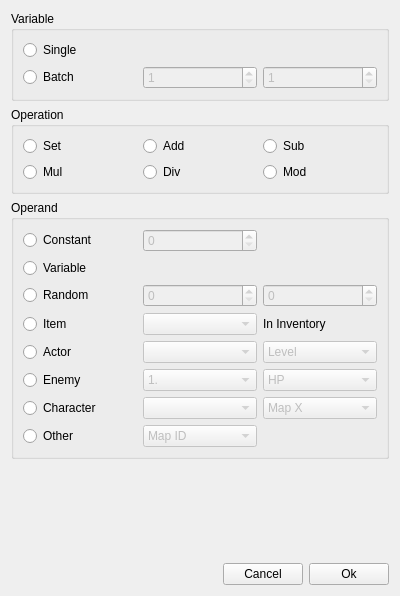
<?xml version="1.0" encoding="UTF-8"?>
<ui version="4.0">
 <class>ControlVariablesDialog</class>
 <widget class="QWidget" name="ControlVariablesDialog">
  <property name="windowModality">
   <enum>Qt::ApplicationModal</enum>
  </property>
  <property name="geometry">
   <rect>
    <x>0</x>
    <y>0</y>
    <width>400</width>
    <height>596</height>
   </rect>
  </property>
  <property name="windowTitle">
   <string>Control Variables</string>
  </property>
  <layout class="QGridLayout" name="gridLayout_4">
   <item row="2" column="0">
    <widget class="QGroupBox" name="groupBox_3">
     <property name="title">
      <string>Operand</string>
     </property>
     <layout class="QGridLayout" name="gridLayout_3">
      <item row="0" column="1">
       <widget class="QSpinBox" name="spin_constant">
        <property name="enabled">
         <bool>false</bool>
        </property>
       </widget>
      </item>
      <item row="3" column="0">
       <widget class="QRadioButton" name="radio_random">
        <property name="text">
         <string>Random</string>
        </property>
       </widget>
      </item>
      <item row="4" column="0">
       <widget class="QRadioButton" name="radio_item">
        <property name="text">
         <string>Item</string>
        </property>
       </widget>
      </item>
      <item row="6" column="0">
       <widget class="QRadioButton" name="radio_enemy">
        <property name="text">
         <string>Enemy</string>
        </property>
       </widget>
      </item>
      <item row="0" column="0">
       <widget class="QRadioButton" name="radio_constant">
        <property name="text">
         <string>Constant</string>
        </property>
       </widget>
      </item>
      <item row="7" column="0">
       <widget class="QRadioButton" name="radio_character">
        <property name="text">
         <string>Character</string>
        </property>
       </widget>
      </item>
      <item row="1" column="0">
       <widget class="QRadioButton" name="radio_variable">
        <property name="text">
         <string>Variable</string>
        </property>
       </widget>
      </item>
      <item row="5" column="0">
       <widget class="QRadioButton" name="radio_actor">
        <property name="text">
         <string>Actor</string>
        </property>
       </widget>
      </item>
      <item row="8" column="0">
       <widget class="QRadioButton" name="radio_other">
        <property name="text">
         <string>Other</string>
        </property>
       </widget>
      </item>
      <item row="3" column="1">
       <widget class="QSpinBox" name="spin_random_from">
        <property name="enabled">
         <bool>false</bool>
        </property>
       </widget>
      </item>
      <item row="3" column="2">
       <widget class="QSpinBox" name="spin_random_to">
        <property name="enabled">
         <bool>false</bool>
        </property>
       </widget>
      </item>
      <item row="1" column="1" colspan="2">
       <widget class="SwitchVariableWidget" name="widget_var" native="true">
        <property name="enabled">
         <bool>false</bool>
        </property>
       </widget>
      </item>
      <item row="4" column="1">
       <widget class="QComboBox" name="combo_item">
        <property name="enabled">
         <bool>false</bool>
        </property>
       </widget>
      </item>
      <item row="4" column="2">
       <widget class="QLabel" name="label">
        <property name="text">
         <string>In Inventory</string>
        </property>
       </widget>
      </item>
      <item row="5" column="1">
       <widget class="QComboBox" name="combo_actor">
        <property name="enabled">
         <bool>false</bool>
        </property>
       </widget>
      </item>
      <item row="5" column="2">
       <widget class="QComboBox" name="combo_actor_param">
        <property name="enabled">
         <bool>false</bool>
        </property>
        <item>
         <property name="text">
          <string>Level</string>
         </property>
        </item>
        <item>
         <property name="text">
          <string>EXP</string>
         </property>
        </item>
        <item>
         <property name="text">
          <string>HP</string>
         </property>
        </item>
        <item>
         <property name="text">
          <string>SP</string>
         </property>
        </item>
        <item>
         <property name="text">
          <string>MaxHP</string>
         </property>
        </item>
        <item>
         <property name="text">
          <string>MaxSP</string>
         </property>
        </item>
        <item>
         <property name="text">
          <string>STR</string>
         </property>
        </item>
        <item>
         <property name="text">
          <string>DEX</string>
         </property>
        </item>
        <item>
         <property name="text">
          <string>AGI</string>
         </property>
        </item>
        <item>
         <property name="text">
          <string>INT</string>
         </property>
        </item>
        <item>
         <property name="text">
          <string>ATK</string>
         </property>
        </item>
        <item>
         <property name="text">
          <string>PDEF</string>
         </property>
        </item>
        <item>
         <property name="text">
          <string>MDEF</string>
         </property>
        </item>
        <item>
         <property name="text">
          <string>EVA</string>
         </property>
        </item>
       </widget>
      </item>
      <item row="6" column="1">
       <widget class="QComboBox" name="combo_enemy">
        <property name="enabled">
         <bool>false</bool>
        </property>
        <item>
         <property name="text">
          <string>1.</string>
         </property>
        </item>
        <item>
         <property name="text">
          <string>2.</string>
         </property>
        </item>
        <item>
         <property name="text">
          <string>3.</string>
         </property>
        </item>
        <item>
         <property name="text">
          <string>4.</string>
         </property>
        </item>
        <item>
         <property name="text">
          <string>5.</string>
         </property>
        </item>
        <item>
         <property name="text">
          <string>6.</string>
         </property>
        </item>
        <item>
         <property name="text">
          <string>7.</string>
         </property>
        </item>
        <item>
         <property name="text">
          <string>8.</string>
         </property>
        </item>
       </widget>
      </item>
      <item row="6" column="2">
       <widget class="QComboBox" name="combo_enemy_param">
        <property name="enabled">
         <bool>false</bool>
        </property>
        <item>
         <property name="text">
          <string>HP</string>
         </property>
        </item>
        <item>
         <property name="text">
          <string>SP</string>
         </property>
        </item>
        <item>
         <property name="text">
          <string>MaxHP</string>
         </property>
        </item>
        <item>
         <property name="text">
          <string>MaxSP</string>
         </property>
        </item>
        <item>
         <property name="text">
          <string>STR</string>
         </property>
        </item>
        <item>
         <property name="text">
          <string>DEX</string>
         </property>
        </item>
        <item>
         <property name="text">
          <string>AGI</string>
         </property>
        </item>
        <item>
         <property name="text">
          <string>INT</string>
         </property>
        </item>
        <item>
         <property name="text">
          <string>ATK</string>
         </property>
        </item>
        <item>
         <property name="text">
          <string>PDEF</string>
         </property>
        </item>
        <item>
         <property name="text">
          <string>MDEF</string>
         </property>
        </item>
        <item>
         <property name="text">
          <string>EVA</string>
         </property>
        </item>
       </widget>
      </item>
      <item row="7" column="1">
       <widget class="QComboBox" name="combo_character">
        <property name="enabled">
         <bool>false</bool>
        </property>
       </widget>
      </item>
      <item row="7" column="2">
       <widget class="QComboBox" name="combo_character_param">
        <property name="enabled">
         <bool>false</bool>
        </property>
        <item>
         <property name="text">
          <string>Map X</string>
         </property>
        </item>
        <item>
         <property name="text">
          <string>Map Y</string>
         </property>
        </item>
        <item>
         <property name="text">
          <string>Direction</string>
         </property>
        </item>
        <item>
         <property name="text">
          <string>Screen X</string>
         </property>
        </item>
        <item>
         <property name="text">
          <string>Screen Y</string>
         </property>
        </item>
        <item>
         <property name="text">
          <string>Terrain Tag</string>
         </property>
        </item>
       </widget>
      </item>
      <item row="8" column="1">
       <widget class="QComboBox" name="combo_other">
        <property name="enabled">
         <bool>false</bool>
        </property>
        <item>
         <property name="text">
          <string>Map ID</string>
         </property>
        </item>
        <item>
         <property name="text">
          <string>Party Members</string>
         </property>
        </item>
        <item>
         <property name="text">
          <string>Gold</string>
         </property>
        </item>
        <item>
         <property name="text">
          <string>Steps</string>
         </property>
        </item>
        <item>
         <property name="text">
          <string>Play Time</string>
         </property>
        </item>
        <item>
         <property name="text">
          <string>Timer</string>
         </property>
        </item>
        <item>
         <property name="text">
          <string>Save Count</string>
         </property>
        </item>
       </widget>
      </item>
     </layout>
    </widget>
   </item>
   <item row="0" column="0">
    <widget class="QGroupBox" name="groupBox">
     <property name="title">
      <string>Variable</string>
     </property>
     <layout class="QGridLayout" name="gridLayout_2">
      <item row="0" column="0">
       <widget class="QRadioButton" name="radio_single">
        <property name="text">
         <string>Single</string>
        </property>
       </widget>
      </item>
      <item row="1" column="0">
       <widget class="QRadioButton" name="radio_batch">
        <property name="text">
         <string>Batch</string>
        </property>
       </widget>
      </item>
      <item row="1" column="1">
       <widget class="QSpinBox" name="spin_from">
        <property name="enabled">
         <bool>false</bool>
        </property>
        <property name="minimum">
         <number>1</number>
        </property>
        <property name="maximum">
         <number>9999</number>
        </property>
       </widget>
      </item>
      <item row="1" column="2">
       <widget class="QSpinBox" name="spin_to">
        <property name="enabled">
         <bool>false</bool>
        </property>
        <property name="minimum">
         <number>1</number>
        </property>
        <property name="maximum">
         <number>9999</number>
        </property>
       </widget>
      </item>
      <item row="0" column="1" colspan="2">
       <widget class="SwitchVariableWidget" name="widget_variable" native="true">
        <property name="enabled">
         <bool>false</bool>
        </property>
       </widget>
      </item>
     </layout>
    </widget>
   </item>
   <item row="1" column="0">
    <widget class="QGroupBox" name="groupBox_2">
     <property name="title">
      <string>Operation</string>
     </property>
     <layout class="QGridLayout" name="gridLayout">
      <item row="0" column="0">
       <widget class="QRadioButton" name="radio_set">
        <property name="text">
         <string>Set</string>
        </property>
       </widget>
      </item>
      <item row="0" column="1">
       <widget class="QRadioButton" name="radio_add">
        <property name="text">
         <string>Add</string>
        </property>
       </widget>
      </item>
      <item row="0" column="2">
       <widget class="QRadioButton" name="radio_sub">
        <property name="text">
         <string>Sub</string>
        </property>
       </widget>
      </item>
      <item row="1" column="0">
       <widget class="QRadioButton" name="radio_mul">
        <property name="text">
         <string>Mul</string>
        </property>
       </widget>
      </item>
      <item row="1" column="1">
       <widget class="QRadioButton" name="radio_div">
        <property name="text">
         <string>Div</string>
        </property>
       </widget>
      </item>
      <item row="1" column="2">
       <widget class="QRadioButton" name="radio_mod">
        <property name="text">
         <string>Mod</string>
        </property>
       </widget>
      </item>
     </layout>
    </widget>
   </item>
   <item row="4" column="0">
    <layout class="QHBoxLayout" name="horizontalLayout">
     <item>
      <spacer name="horizontalSpacer">
       <property name="orientation">
        <enum>Qt::Horizontal</enum>
       </property>
       <property name="sizeHint" stdset="0">
        <size>
         <width>40</width>
         <height>20</height>
        </size>
       </property>
      </spacer>
     </item>
     <item>
      <widget class="QPushButton" name="button_cancel">
       <property name="text">
        <string>Cancel</string>
       </property>
      </widget>
     </item>
     <item>
      <widget class="QPushButton" name="button_ok">
       <property name="text">
        <string>Ok</string>
       </property>
      </widget>
     </item>
    </layout>
   </item>
   <item row="3" column="0">
    <spacer name="verticalSpacer">
     <property name="orientation">
      <enum>Qt::Vertical</enum>
     </property>
     <property name="sizeHint" stdset="0">
      <size>
       <width>20</width>
       <height>40</height>
      </size>
     </property>
    </spacer>
   </item>
  </layout>
 </widget>
 <customwidgets>
  <customwidget>
   <class>SwitchVariableWidget</class>
   <extends>QWidget</extends>
   <header>dialogs/switchvariablewidget.h</header>
   <container>1</container>
  </customwidget>
 </customwidgets>
 <tabstops>
  <tabstop>radio_single</tabstop>
  <tabstop>radio_batch</tabstop>
  <tabstop>spin_from</tabstop>
  <tabstop>spin_to</tabstop>
  <tabstop>radio_set</tabstop>
  <tabstop>radio_add</tabstop>
  <tabstop>radio_sub</tabstop>
  <tabstop>radio_mul</tabstop>
  <tabstop>radio_div</tabstop>
  <tabstop>radio_mod</tabstop>
  <tabstop>radio_constant</tabstop>
  <tabstop>spin_constant</tabstop>
  <tabstop>radio_variable</tabstop>
  <tabstop>radio_random</tabstop>
  <tabstop>spin_random_from</tabstop>
  <tabstop>spin_random_to</tabstop>
  <tabstop>radio_item</tabstop>
  <tabstop>combo_item</tabstop>
  <tabstop>radio_actor</tabstop>
  <tabstop>combo_actor</tabstop>
  <tabstop>combo_actor_param</tabstop>
  <tabstop>radio_enemy</tabstop>
  <tabstop>combo_enemy</tabstop>
  <tabstop>combo_enemy_param</tabstop>
  <tabstop>radio_character</tabstop>
  <tabstop>combo_character</tabstop>
  <tabstop>combo_character_param</tabstop>
  <tabstop>radio_other</tabstop>
  <tabstop>combo_other</tabstop>
  <tabstop>button_cancel</tabstop>
  <tabstop>button_ok</tabstop>
 </tabstops>
 <resources/>
 <connections>
  <connection>
   <sender>radio_constant</sender>
   <signal>toggled(bool)</signal>
   <receiver>spin_constant</receiver>
   <slot>setEnabled(bool)</slot>
   <hints>
    <hint type="sourcelabel">
     <x>97</x>
     <y>256</y>
    </hint>
    <hint type="destinationlabel">
     <x>222</x>
     <y>262</y>
    </hint>
   </hints>
  </connection>
  <connection>
   <sender>radio_variable</sender>
   <signal>toggled(bool)</signal>
   <receiver>widget_var</receiver>
   <slot>setEnabled(bool)</slot>
   <hints>
    <hint type="sourcelabel">
     <x>99</x>
     <y>285</y>
    </hint>
    <hint type="destinationlabel">
     <x>238</x>
     <y>291</y>
    </hint>
   </hints>
  </connection>
  <connection>
   <sender>radio_single</sender>
   <signal>toggled(bool)</signal>
   <receiver>widget_variable</receiver>
   <slot>setEnabled(bool)</slot>
   <hints>
    <hint type="sourcelabel">
     <x>82</x>
     <y>47</y>
    </hint>
    <hint type="destinationlabel">
     <x>164</x>
     <y>50</y>
    </hint>
   </hints>
  </connection>
  <connection>
   <sender>radio_batch</sender>
   <signal>toggled(bool)</signal>
   <receiver>spin_from</receiver>
   <slot>setEnabled(bool)</slot>
   <hints>
    <hint type="sourcelabel">
     <x>68</x>
     <y>85</y>
    </hint>
    <hint type="destinationlabel">
     <x>165</x>
     <y>85</y>
    </hint>
   </hints>
  </connection>
  <connection>
   <sender>radio_batch</sender>
   <signal>toggled(bool)</signal>
   <receiver>spin_to</receiver>
   <slot>setEnabled(bool)</slot>
   <hints>
    <hint type="sourcelabel">
     <x>110</x>
     <y>87</y>
    </hint>
    <hint type="destinationlabel">
     <x>317</x>
     <y>93</y>
    </hint>
   </hints>
  </connection>
  <connection>
   <sender>radio_random</sender>
   <signal>toggled(bool)</signal>
   <receiver>spin_random_from</receiver>
   <slot>setEnabled(bool)</slot>
   <hints>
    <hint type="sourcelabel">
     <x>96</x>
     <y>325</y>
    </hint>
    <hint type="destinationlabel">
     <x>194</x>
     <y>321</y>
    </hint>
   </hints>
  </connection>
  <connection>
   <sender>radio_random</sender>
   <signal>toggled(bool)</signal>
   <receiver>spin_random_to</receiver>
   <slot>setEnabled(bool)</slot>
   <hints>
    <hint type="sourcelabel">
     <x>91</x>
     <y>323</y>
    </hint>
    <hint type="destinationlabel">
     <x>301</x>
     <y>332</y>
    </hint>
   </hints>
  </connection>
  <connection>
   <sender>radio_item</sender>
   <signal>toggled(bool)</signal>
   <receiver>combo_item</receiver>
   <slot>setEnabled(bool)</slot>
   <hints>
    <hint type="sourcelabel">
     <x>62</x>
     <y>351</y>
    </hint>
    <hint type="destinationlabel">
     <x>150</x>
     <y>352</y>
    </hint>
   </hints>
  </connection>
  <connection>
   <sender>radio_actor</sender>
   <signal>toggled(bool)</signal>
   <receiver>combo_actor</receiver>
   <slot>setEnabled(bool)</slot>
   <hints>
    <hint type="sourcelabel">
     <x>94</x>
     <y>393</y>
    </hint>
    <hint type="destinationlabel">
     <x>176</x>
     <y>395</y>
    </hint>
   </hints>
  </connection>
  <connection>
   <sender>radio_actor</sender>
   <signal>toggled(bool)</signal>
   <receiver>combo_actor_param</receiver>
   <slot>setEnabled(bool)</slot>
   <hints>
    <hint type="sourcelabel">
     <x>84</x>
     <y>382</y>
    </hint>
    <hint type="destinationlabel">
     <x>302</x>
     <y>378</y>
    </hint>
   </hints>
  </connection>
  <connection>
   <sender>radio_enemy</sender>
   <signal>toggled(bool)</signal>
   <receiver>combo_enemy</receiver>
   <slot>setEnabled(bool)</slot>
   <hints>
    <hint type="sourcelabel">
     <x>81</x>
     <y>426</y>
    </hint>
    <hint type="destinationlabel">
     <x>191</x>
     <y>413</y>
    </hint>
   </hints>
  </connection>
  <connection>
   <sender>radio_enemy</sender>
   <signal>toggled(bool)</signal>
   <receiver>combo_enemy_param</receiver>
   <slot>setEnabled(bool)</slot>
   <hints>
    <hint type="sourcelabel">
     <x>70</x>
     <y>420</y>
    </hint>
    <hint type="destinationlabel">
     <x>309</x>
     <y>427</y>
    </hint>
   </hints>
  </connection>
  <connection>
   <sender>radio_character</sender>
   <signal>toggled(bool)</signal>
   <receiver>combo_character</receiver>
   <slot>setEnabled(bool)</slot>
   <hints>
    <hint type="sourcelabel">
     <x>96</x>
     <y>448</y>
    </hint>
    <hint type="destinationlabel">
     <x>171</x>
     <y>448</y>
    </hint>
   </hints>
  </connection>
  <connection>
   <sender>radio_character</sender>
   <signal>toggled(bool)</signal>
   <receiver>combo_character_param</receiver>
   <slot>setEnabled(bool)</slot>
   <hints>
    <hint type="sourcelabel">
     <x>117</x>
     <y>450</y>
    </hint>
    <hint type="destinationlabel">
     <x>299</x>
     <y>451</y>
    </hint>
   </hints>
  </connection>
  <connection>
   <sender>radio_other</sender>
   <signal>toggled(bool)</signal>
   <receiver>combo_other</receiver>
   <slot>setEnabled(bool)</slot>
   <hints>
    <hint type="sourcelabel">
     <x>81</x>
     <y>474</y>
    </hint>
    <hint type="destinationlabel">
     <x>173</x>
     <y>486</y>
    </hint>
   </hints>
  </connection>
 </connections>
</ui>
